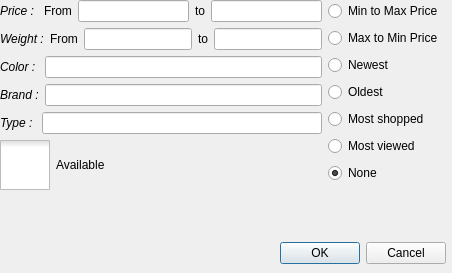
<?xml version="1.0" encoding="UTF-8"?>
<ui version="4.0">
 <class>search_tools</class>
 <widget class="QDialog" name="search_tools">
  <property name="geometry">
   <rect>
    <x>0</x>
    <y>0</y>
    <width>452</width>
    <height>273</height>
   </rect>
  </property>
  <property name="minimumSize">
   <size>
    <width>452</width>
    <height>273</height>
   </size>
  </property>
  <property name="maximumSize">
   <size>
    <width>452</width>
    <height>273</height>
   </size>
  </property>
  <property name="windowTitle">
   <string>Dialog</string>
  </property>
  <widget class="QDialogButtonBox" name="buttonBox">
   <property name="geometry">
    <rect>
     <x>280</x>
     <y>240</y>
     <width>166</width>
     <height>26</height>
    </rect>
   </property>
   <property name="cursor">
    <cursorShape>PointingHandCursor</cursorShape>
   </property>
   <property name="orientation">
    <enum>Qt::Horizontal</enum>
   </property>
   <property name="standardButtons">
    <set>QDialogButtonBox::Cancel|QDialogButtonBox::Ok</set>
   </property>
  </widget>
  <widget class="QWidget" name="">
   <layout class="QHBoxLayout" name="horizontalLayout_8">
    <item>
     <layout class="QVBoxLayout" name="verticalLayout_4">
      <item>
       <layout class="QVBoxLayout" name="verticalLayout_3">
        <item>
         <layout class="QHBoxLayout" name="horizontalLayout_6">
          <item>
           <widget class="QLabel" name="label_4">
            <property name="text">
             <string>&lt;html&gt;&lt;head/&gt;&lt;body&gt;&lt;p&gt;&lt;span style=&quot; font-style:italic;&quot;&gt;Price :   &lt;/span&gt;&lt;/p&gt;&lt;/body&gt;&lt;/html&gt;</string>
            </property>
           </widget>
          </item>
          <item>
           <layout class="QHBoxLayout" name="horizontalLayout">
            <item>
             <widget class="QLabel" name="label">
              <property name="text">
               <string>From</string>
              </property>
             </widget>
            </item>
            <item>
             <widget class="QLineEdit" name="from_price">
              <property name="inputMask">
               <string/>
              </property>
              <property name="text">
               <string/>
              </property>
             </widget>
            </item>
            <item>
             <widget class="QLabel" name="label_2">
              <property name="text">
               <string>to</string>
              </property>
             </widget>
            </item>
            <item>
             <widget class="QLineEdit" name="to_price"/>
            </item>
           </layout>
          </item>
         </layout>
        </item>
        <item>
         <layout class="QHBoxLayout" name="horizontalLayout_7">
          <item>
           <widget class="QLabel" name="label_5">
            <property name="text">
             <string>&lt;html&gt;&lt;head/&gt;&lt;body&gt;&lt;p&gt;&lt;span style=&quot; font-style:italic;&quot;&gt;Weight :&lt;/span&gt;&lt;/p&gt;&lt;/body&gt;&lt;/html&gt;</string>
            </property>
           </widget>
          </item>
          <item>
           <layout class="QHBoxLayout" name="horizontalLayout_2">
            <item>
             <widget class="QLabel" name="label_6">
              <property name="text">
               <string>From</string>
              </property>
             </widget>
            </item>
            <item>
             <widget class="QLineEdit" name="from_weight"/>
            </item>
            <item>
             <widget class="QLabel" name="label_7">
              <property name="text">
               <string>to</string>
              </property>
             </widget>
            </item>
            <item>
             <widget class="QLineEdit" name="to_weight"/>
            </item>
           </layout>
          </item>
         </layout>
        </item>
        <item>
         <layout class="QVBoxLayout" name="verticalLayout_2">
          <item>
           <layout class="QHBoxLayout" name="horizontalLayout_3">
            <item>
             <widget class="QLabel" name="label_3">
              <property name="text">
               <string>&lt;html&gt;&lt;head/&gt;&lt;body&gt;&lt;p&gt;&lt;span style=&quot; font-style:italic;&quot;&gt;Color : &lt;/span&gt;&lt;/p&gt;&lt;/body&gt;&lt;/html&gt;</string>
              </property>
             </widget>
            </item>
            <item>
             <widget class="QLineEdit" name="color_lineedit"/>
            </item>
           </layout>
          </item>
          <item>
           <layout class="QHBoxLayout" name="horizontalLayout_4">
            <item>
             <widget class="QLabel" name="label_8">
              <property name="text">
               <string>&lt;html&gt;&lt;head/&gt;&lt;body&gt;&lt;p&gt;&lt;span style=&quot; font-style:italic;&quot;&gt;Brand :&lt;/span&gt;&lt;/p&gt;&lt;/body&gt;&lt;/html&gt;</string>
              </property>
             </widget>
            </item>
            <item>
             <widget class="QLineEdit" name="brand_line"/>
            </item>
           </layout>
          </item>
          <item>
           <layout class="QHBoxLayout" name="horizontalLayout_5">
            <item>
             <widget class="QLabel" name="label_9">
              <property name="text">
               <string>&lt;html&gt;&lt;head/&gt;&lt;body&gt;&lt;p&gt;&lt;span style=&quot; font-style:italic;&quot;&gt;Type : &lt;/span&gt;&lt;/p&gt;&lt;/body&gt;&lt;/html&gt;</string>
              </property>
             </widget>
            </item>
            <item>
             <widget class="QLineEdit" name="type_line"/>
            </item>
           </layout>
          </item>
         </layout>
        </item>
       </layout>
      </item>
      <item>
       <widget class="QCheckBox" name="available_checkBox">
        <property name="cursor">
         <cursorShape>PointingHandCursor</cursorShape>
        </property>
        <property name="styleSheet">
         <string notr="true">QCheckBox::indicator
{
    width: 50px;
    height: 50px;
}

QCheckBox::indicator:unchecked
{
    image: url(&quot;:/included_images/off-button.png&quot;);
	border: none;
	background-color: none;
}

QCheckBox::indicator:checked
{
    image: url(&quot;:/included_images/on-button.png&quot;);
	border: none;
	background-color: none;
}</string>
        </property>
        <property name="text">
         <string>Available</string>
        </property>
       </widget>
      </item>
     </layout>
    </item>
    <item>
     <layout class="QVBoxLayout" name="verticalLayout">
      <item>
       <widget class="QRadioButton" name="min_to_max">
        <property name="cursor">
         <cursorShape>PointingHandCursor</cursorShape>
        </property>
        <property name="text">
         <string>Min to Max Price</string>
        </property>
       </widget>
      </item>
      <item>
       <widget class="QRadioButton" name="max_to_min">
        <property name="cursor">
         <cursorShape>PointingHandCursor</cursorShape>
        </property>
        <property name="text">
         <string>Max to Min Price</string>
        </property>
       </widget>
      </item>
      <item>
       <widget class="QRadioButton" name="newest_Button">
        <property name="cursor">
         <cursorShape>PointingHandCursor</cursorShape>
        </property>
        <property name="text">
         <string>Newest</string>
        </property>
       </widget>
      </item>
      <item>
       <widget class="QRadioButton" name="oldest_Button">
        <property name="cursor">
         <cursorShape>PointingHandCursor</cursorShape>
        </property>
        <property name="text">
         <string>Oldest</string>
        </property>
       </widget>
      </item>
      <item>
       <widget class="QRadioButton" name="mostshopped_button">
        <property name="cursor">
         <cursorShape>PointingHandCursor</cursorShape>
        </property>
        <property name="text">
         <string>Most shopped</string>
        </property>
       </widget>
      </item>
      <item>
       <widget class="QRadioButton" name="mostviewed_button">
        <property name="cursor">
         <cursorShape>PointingHandCursor</cursorShape>
        </property>
        <property name="text">
         <string>Most viewed</string>
        </property>
       </widget>
      </item>
      <item>
       <widget class="QRadioButton" name="none_button">
        <property name="cursor">
         <cursorShape>PointingHandCursor</cursorShape>
        </property>
        <property name="text">
         <string>None</string>
        </property>
        <property name="checked">
         <bool>true</bool>
        </property>
       </widget>
      </item>
     </layout>
    </item>
   </layout>
  </widget>
 </widget>
 <resources/>
 <connections>
  <connection>
   <sender>buttonBox</sender>
   <signal>accepted()</signal>
   <receiver>search_tools</receiver>
   <slot>accept()</slot>
   <hints>
    <hint type="sourcelabel">
     <x>248</x>
     <y>254</y>
    </hint>
    <hint type="destinationlabel">
     <x>157</x>
     <y>274</y>
    </hint>
   </hints>
  </connection>
  <connection>
   <sender>buttonBox</sender>
   <signal>rejected()</signal>
   <receiver>search_tools</receiver>
   <slot>reject()</slot>
   <hints>
    <hint type="sourcelabel">
     <x>316</x>
     <y>260</y>
    </hint>
    <hint type="destinationlabel">
     <x>286</x>
     <y>274</y>
    </hint>
   </hints>
  </connection>
 </connections>
</ui>
